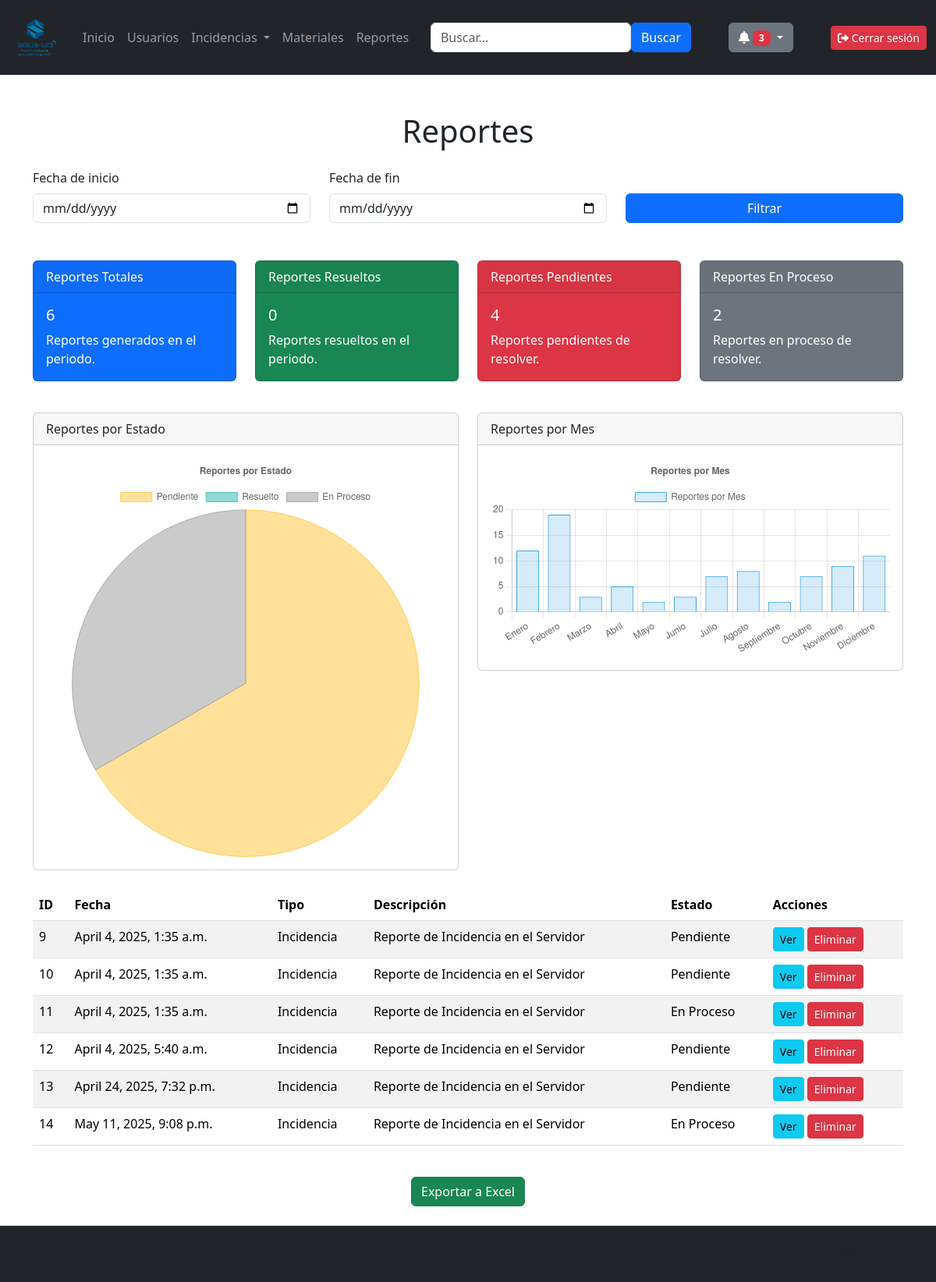
The page /reportes/ (signed in) on the database as committed earlier.
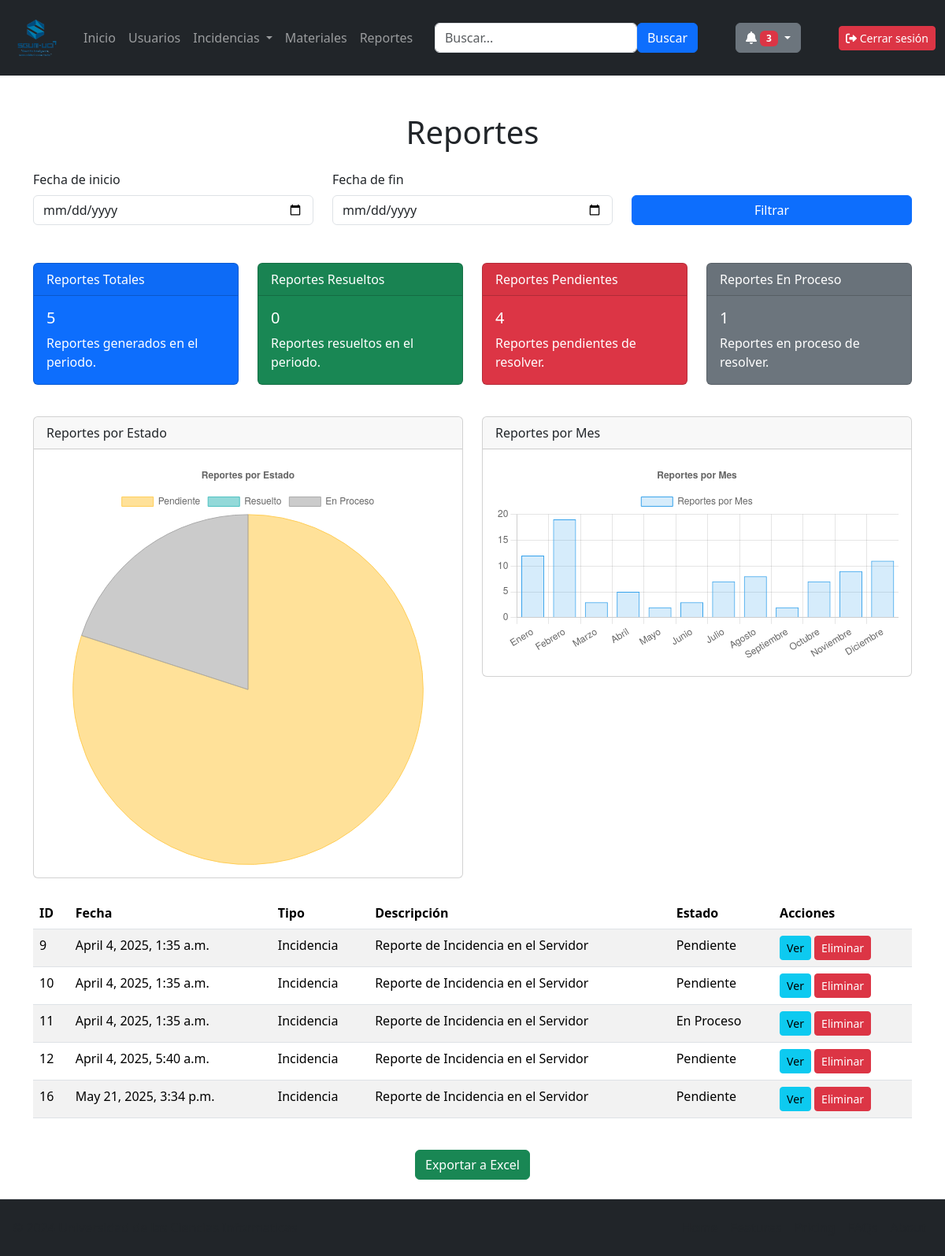
The same page on the database as committed later.
### usuarios/models.py (models this page shows)
class Reporte(models.Model):
    fecha = models.DateTimeField()
    descripcion = models.TextField()
    estado = models.CharField(max_length=50,blank=True)
    reporte_incidencia = models.ForeignKey(Incidencia,on_delete=models.CASCADE,null=True, blank=True)
    reporte_material = models.ForeignKey(Material,on_delete=models.CASCADE,null=True, blank=True)
    @property
    def tipo(self):
        if self.reporte_incidencia is not None:
            return "Incidencia"
        elif self.reporte_material is not None:
            return "Material"
        else:
            return "Sin tipo"

class Incidencia(models.Model):
    PRIORIDAD_CHOICES = [
        ('3', 'Alta'),
        ('2', 'Media'),
        ('1', 'Baja'),
    ]
    TIPO_CHOICES = [
        ('plomeria', 'Plomeria'),
        ('electricidad', 'Electricidad'),
        ('infraestructura', 'Infraestructura'),
        ('mantenimiento_equipos', 'Mantenimiento de Equipos'),
        ('saneamiento', 'Saneamiento'),
        ('seguridad', 'Seguridad'),
        ('jardineria', 'Jardineria'),
        ('agua_potable', 'Sistema de Agua Potable'),
        ('gas', 'Sistema de Gas'),
        ('incendios', 'Sistema de Incendios')
    ]
    ESTADO_CHOICES = [
        ('pendiente', 'Pendiente'),
        ('en_proceso', 'En Proceso'),
        ('resuelto', 'Resuelto'),
    ]
    tipo = models.CharField(max_length=50, choices=TIPO_CHOICES, default='plomeria')
    prioridad = models.CharField(max_length=10, choices=PRIORIDAD_CHOICES, default='media')
    estado = models.CharField(max_length=20, choices=ESTADO_CHOICES, default='pendiente')
    fecha = models.DateTimeField()
    ubicacion = models.CharField(max_length=100)
    descripcion = models.TextField()
    imagen = models.ImageField(upload_to='incidencias/', null=True, blank=True)
    usuario_reporte = models.ForeignKey(User, on_delete=models.CASCADE)

### usuarios/views.py (the view)
# urls.py: path('reportes/',views.reportes,name="reportes"),
@grupo_requerido('almacenero','administrador')
def reportes(request):
    tableReporte = Reporte.objects.all()
    totalReportes = tableReporte.count()
    reporte_resuelto = tableReporte.filter(estado='resuelto').count()
    reporte_pendiente = tableReporte.filter(estado='pendiente').count()
    reporte_enProceso = tableReporte.filter(estado = 'en_proceso').count()
    context = {
        'tableReporte' : tableReporte,
        'totalReportes' : totalReportes,
        'reporte_resuelto' : reporte_resuelto,
        'reporte_pendiente' : reporte_pendiente,
        'reporte_enProceso' : reporte_enProceso
    }
    return render(request,'all_reportes.html',context)

### usuarios/templatetags/auth_extras.py (called while the page is built)
@register.filter(name='has_groups')
def has_groups(user, group_names):
    return user.groups.filter(name__in=group_names.split(',')).exists()

### usuarios/views.py (called while the page is built)
def grupo_requerido(*nombres_grupos):
    def decorator(view_func):
        @wraps(view_func)
        def wrapper(request, *args, **kwargs):
            if request.user.groups.filter(name__in=nombres_grupos).exists():
                return view_func(request, *args, **kwargs)
            return HttpResponseForbidden("No tienes permiso para acceder")
        return wrapper
    return decorator

### usuarios/templates/all_reportes.html (shortened to what this page needs)
{% extends "master.html" %}
{% load static %}
{% block content %}
<div class="container mt-5">
    <h1 class="text-center mb-4">Reportes</h1>
    <form id="registroForm" method="post"  class="needs-validation" novalidate>
    <div class="row mb-5 align-items-start">
        <div class="col-md-4">
            <label for="fechaInicio" class="form-label">Fecha de inicio</label>
            <input type="date" class="form-control" id="fechaInicio" required>
        </div>
        <div class="col-md-4">
            <label for="fechaFin" class="form-label">Fecha de fin</label>
            <input type="date" class="form-control" id="fechaFin" required>
        </div>
        <div class="col-md-4 mt-auto">
            <button type="submit" class="btn btn-primary w-100">Filtrar</button>
        </div>
    </div>
    </form>
    <div class="row mb-4">
        <div class="col-md-3">
            <div class="card text-white bg-primary mb-3">
                <div class="card-header">Reportes Totales</div>
                <div class="card-body">
                    <h5 class="card-title">{{totalReportes}}</h5>
                    <p class="card-text">Reportes generados en el periodo.</p>
                </div>
            </div>
        </div>
        <div class="col-md-3">
            <div class="card text-white bg-success mb-3">
                <div class="card-header">Reportes Resueltos</div>
                <div class="card-body">
                    <h5 class="card-title">{{reporte_resuelto}}</h5>
                    <p class="card-text">Reportes resueltos en el periodo.</p>
                </div>
            </div>
        </div>
        <div class="col-md-3">
            <div class="card text-white bg-danger mb-3">
                <div class="card-header">Reportes Pendientes</div>
                <div class="card-body">
                    <h5 class="card-title">{{reporte_pendiente}}</h5>
                    <p class="card-text">Reportes pendientes de resolver.</p>
                </div>
            </div>
        </div>
        <div class="col-md-3">
            <div class="card text-white bg-secondary mb-3">
                <div class="card-header">Reportes En Proceso</div>
                <div class="card-body">
                    <h5 class="card-title">{{reporte_enProceso}}</h5>
                    <p class="card-text">Reportes en proceso de resolver.</p>
                </div>
            </div>
        </div>
    </div>
    <div class="row mb-4">
        <div class="col-md-6">
            <div class="card">
                <div class="card-header">Reportes por Estado</div>
                <div class="card-body">
                    <canvas id="estadoChart" width="400" height="200"></canvas>
                </div>
            </div>
        </div>
        <div class="col-md-6">
            <div class="card">
                <div class="card-header">Reportes por Mes</div>
                <div class="card-body">
                    <canvas id="mesChart" width="400" height="200"></canvas>
                </div>
            </div>
        </div>
    </div>
    <div class="table-responsive">
        <table class="table table-striped">
            <thead>
                <tr>
                    <th>ID</th>
                    <th>Fecha</th>
                    <th>Tipo</th>
                    <th>Descripción</th>
                    <th>Estado</th>
                    <th>Acciones</th>
                </tr>
            </thead>
            <tbody>
                {% for x in tableReporte %}
                <tr>
                    <td>{{x.id}}</td>
                    <td>{{x.fecha}}</td>
                    <td>{{x.tipo}}</td>
                    <td>{{x.descripcion}}</td>
                    <td>{{x.reporte_incidencia.get_estado_display}}</td>
                    <td>
                        <button class="btn btn-sm btn-info">Ver</button>
                        <button class="btn btn-sm btn-danger">Eliminar</button>
                    </td>
                </tr>
                {%endfor%}
            </tbody>
        </table>
    </div>
    <div class="text-center mt-4">
        <button class="btn btn-success">Exportar a Excel</button>
    </div>
</div>
<script>
    // Gráfico de Reportes por Estado
    var ctxEstado = document.getElementById('estadoChart').getContext('2d');
    var estadoChart = new Chart(ctxEstado, {
        type: 'pie', // Tipo de gráfico (puede ser 'pie', 'doughnut', etc.)
        data: {
            labels: ['Pendiente', 'Resuelto', 'En Proceso'], // Etiquetas para cada estado
            datasets: [{
                label: 'Reportes por Estado',
                data: [{{reporte_pendiente}}, {{reporte_resuelto}}, {{reporte_enProceso}}], // Datos dinámicos (ejemplo: 30 pendientes, 120 resueltos, 50 en proceso)
                backgroundColor: [
                    'rgba(255, 205, 86, 0.6)', // Amarillo para Pendiente
                    'rgba(75, 192, 192, 0.6)', // Verde para Resuelto
                    'rgba(169, 169, 169, 0.6)' // Gris para En Proceso
                ],
                borderColor: [
                    'rgba(255, 205, 86, 1)', // Borde amarillo
                    'rgba(75, 192, 192, 1)', // Borde verde
                    'rgba(169, 169, 169, 1)' // Borde gris
                ],
                borderWidth: 1 // Ancho del borde
            }]
        },
        options: {
            responsive: true, // Hace que el gráfico sea responsive
            plugins: {
                legend: {
                    position: 'top', // Posición de la leyenda
                },
                title: {
                    display: true,
                    text: 'Reportes por Estado' // Título del gráfico
                }
            }
        }
    });
    // Gráfico de Reportes por Mes
    var ctxMes = document.getElementById('mesChart').getContext('2d');
    var mesChart = new Chart(ctxMes, {
        type: 'bar',
        data: {
            labels: ['Enero', 'Febrero', 'Marzo', 'Abril', 'Mayo', 'Junio', 'Julio','Agosto','Septiembre','Octubre','Noviembre','Diciembre'],
            datasets: [{
                label: 'Reportes por Mes',
                data: [12, 19, 3, 5, 2, 3, 7,8,2,7,9,11],
                backgroundColor: 'rgba(54, 162, 235, 0.2)',
                borderColor: 'rgba(54, 162, 235, 1)',
                borderWidth: 1
            }]
        },
        options: {
            responsive: true,
            plugins: {
                legend: {
                    position: 'top',
                },
                title: {
                    display: true,
                    text: 'Reportes por Mes'
                }
            }
        }
    });
</script>
{% endblock %}

### usuarios/templates/master.html (shortened to what this page needs)
{% load static %}
<!DOCTYPE html>
<html lang="en">
<head>
    {% load bootstrap5 %}
    {% bootstrap_css %}
</head>
<body class="d-flex flex-column min-vh-100">
    {%include 'navbar.html' %}
    <div class="flex-grow-1">
    {%block content%}
    {%endblock%}
    </div>
    {%include 'footer.html' %}
</body>
</html>

### usuarios/templates/navbar.html (shortened to what this page needs)
{% load static %}
{% load auth_extras %}
<link href="https://cdnjs.cloudflare.com/ajax/libs/font-awesome/6.0.0-beta3/css/all.min.css" rel="stylesheet">
<nav class="navbar navbar-expand-sm navbar-dark bg-dark">
    <div class="container-fluid">
        <a class="navbar-brand" href="#">
            <img src="{% static '../static/logoSGUM.png' %}" alt="Avatar Logo" style="width:70px;" >
        </a>
        <div class="collapse navbar-collapse" id="mynavbar">
            <ul class="navbar-nav me-auto">
                <li class="nav-item">
                    <a class="nav-link" href="/main">Inicio</a>
                </li>
                {% if request.user|has_groups:"administrador" %}
                <li class="nav-item">
                    <a class="nav-link" href="/usuarios">Usuarios</a>
                </li>
                {%endif%}
                <li class="nav-item dropdown">
                    <button type="button" class="btn nav-link dropdown-toggle" data-bs-toggle="dropdown">
                        Incidencias
                    </button>
                </li>
                {% if request.user|has_groups:"almacenero,administrador" %}
                <li class="nav-item">
                    <a class="nav-link" href="/materiales">Materiales</a>
                </li>
                {%endif%}
                {% if request.user|has_groups:"almacenero,administrador" %}
                <li class="nav-item">
                    <a class="nav-link" href="/reportes">Reportes</a>
                </li>
                {%endif%}
            </ul>
            <form class="d-flex" method="get" >
                <input type="text" name="q" class="form-control" placeholder="Buscar..." value="{{ request.GET.q }}">
                <button class="btn btn-primary" type="submit">Buscar</button>
            </form>
            <div class="dropdown px-5">
                <button class="btn btn-secondary dropdown-toggle" type="button" id="dropdownMenuButton" data-bs-toggle="dropdown" aria-expanded="false">
                  <i class="fas fa-bell"></i>
                  <span class="badge bg-danger" id="notificationCount">3</span>
                </button>
            </div>
            {% if user.is_authenticated %}
            <a href="{% url 'logout' %}" class="btn btn-danger btn-sm">
                <i class="fas fa-sign-out-alt"></i> Cerrar sesión
            </a>
            {% endif %}
        </div>
    </div>
</nav>

### usuarios/templates/footer.html
<footer class="d-flex flex-wrap justify-content-between align-items-center py-3 mt-4 px-3 border-top bg-dark">
    <p class="col-md-4 mb-0 text-body-secondary text-light">© 2024 Universidad de las Ciencias Informaticas</p>
    <a href="/" class="col-md-4 d-flex align-items-center justify-content-center mb-3 mb-md-0 me-md-auto link-body-emphasis text-decoration-none">
        <svg class="bi me-2" width="40" height="32"><use xlink:href="#bootstrap"></use></svg>
    </a>
    <ul class="nav col-md-4 justify-content-end">
        <li class="nav-item"><a href="/main" class="nav-link px-2 text-body-secondary">Home</a></li>
        <li class="nav-item"><a href="#" class="nav-link px-2 text-body-secondary">Features</a></li>
        <li class="nav-item"><a href="#" class="nav-link px-2 text-body-secondary">Pricing</a></li>
        <li class="nav-item"><a href="#" class="nav-link px-2 text-body-secondary">FAQs</a></li>
        <li class="nav-item"><a href="#" class="nav-link px-2 text-body-secondary">About</a></li>
    </ul>
</footer>

Rows that differ between the two databases and show on the page:
removed Reporte: id "13", fecha "April 24, 2025, 7:32 p.m.", tipo "Incidencia", descripcion "Reporte de Incidencia en el Servidor", reporte_incidencia.estado "Pendiente"
removed Reporte: id "14", fecha "May 11, 2025, 9:08 p.m.", tipo "Incidencia", descripcion "Reporte de Incidencia en el Servidor", reporte_incidencia.estado "En Proceso"
added Reporte: id "16", fecha "May 21, 2025, 3:34 p.m.", tipo "Incidencia", descripcion "Reporte de Incidencia en el Servidor", reporte_incidencia.estado "Pendiente"
Other text that changed with them:
{{ totalReportes }}: "6" → "5"
{{ reporte_enProceso }}: "2" → "1"
chart data {{ reporte_enProceso }}: 2 → 1
